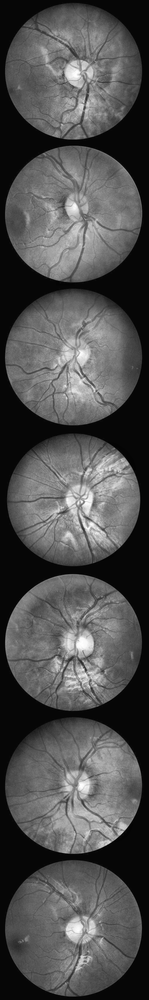
#> input picture test_chase/all_originals.png, 149 x 1000 px, shrunk from 999 x 6720 before the run
$ python -i app_dash.py   (imports and definitions only)
#> lines starting #> are read from the running program, lines starting #| are printed output that depends on the picture; after the words box and inside, x2 and y2 are one past the last pixel; in counts of white or black regions, pixels touching at a corner belong together
#> further down, picture is the input picture: shape (1000, 149, 3); min 0, max 255, mean 80.4
import os
import cv2
import numpy as np
import dash
from dash import dcc, html
from dash.dependencies import Input, Output
import base64

# Image path
path_to_img = '../Classification/RIDB_SEGM/IM000001_1_bin_seg.png'

def load_image():
    img = cv2.imread(path_to_img, cv2.IMREAD_GRAYSCALE)
    return img

def apply_clahe(img):
    clahe = cv2.createCLAHE(clipLimit=2.0, tileGridSize=(8,8))
    return clahe.apply(img)

def apply_gaussian_blur(img):
    return cv2.GaussianBlur(img, (5, 5), 0)

def apply_skeletonization(img):
    size = np.size(img)
#> size = 447000
    skel = np.zeros(img.shape, np.uint8)
    ret, img = cv2.threshold(img, 127, 255, cv2.THRESH_BINARY)
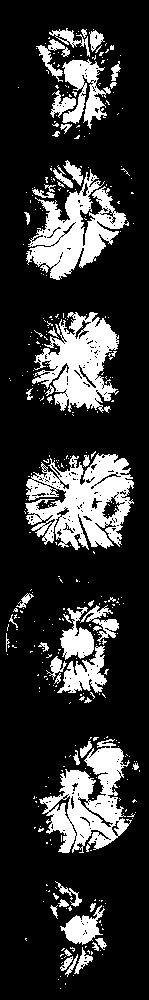
#> img: shape (1000, 149, 3); 20.4% white; 382 white regions (329 under 20 px), largest, box (x1, y1, x2, y2) and area: (25, 453, 134, 550) 6292, (39, 739, 132, 853) 4941, (26, 169, 129, 280) 4778
    element = cv2.getStructuringElement(cv2.MORPH_CROSS, (3,3))
    done = False
    while not done:
        eroded = cv2.erode(img, element)
        temp = cv2.dilate(eroded, element)
        temp = cv2.subtract(img, temp)
        skel = cv2.bitwise_or(skel, temp)
        img = eroded.copy()
        if cv2.countNonZero(img) == 0:
            done = True
#> this loop made 1 pass
#> pass 1, in apply_skeletonization, `eroded = cv2.erode(img, element)`:
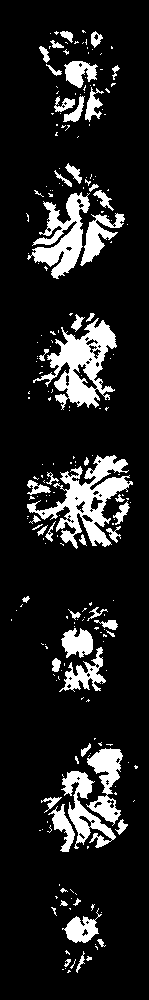
#> eroded: shape (1000, 149, 3); 13.3% white; 231 white regions (179 under 20 px), largest, box (x1, y1, x2, y2) and area: (27, 455, 133, 549) 3381, (33, 318, 117, 410) 3184, (27, 192, 90, 279) 2319
#> pass 1, in apply_skeletonization, `temp = cv2.dilate(eroded, element)`:
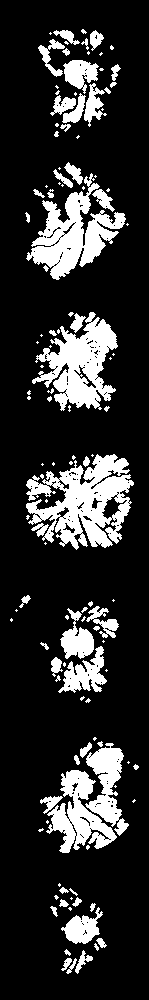
#> temp: shape (1000, 149, 3); 18.2% white; 123 white regions (66 under 20 px), largest, box (x1, y1, x2, y2) and area: (26, 454, 134, 550) 5591, (26, 173, 126, 280) 4181, (32, 312, 118, 411) 4161
#> pass 1, in apply_skeletonization, `temp = cv2.subtract(img, temp)`:
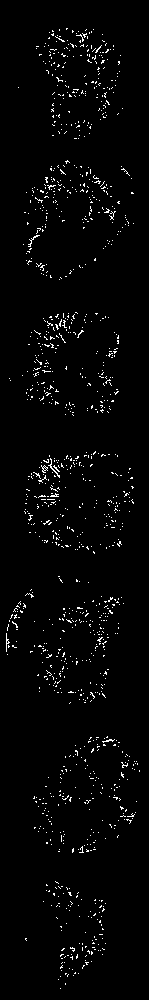
#> temp: shape (1000, 149, 3); 2.2% white in thin lines or dots, all inside (x1, y1, x2, y2) = (6, 28, 140, 989)
    return skel

# [4 lines left out: function encode_image, not called in this run]

# [1 line that did not run here, left out]

# [11 lines left out: function serve_layout, not called in this run]

# [1 line that did not run here, left out]

# [19 lines that did not run here, left out]

# [2 lines not run here, left out]

>>> import cv2
>>> picture = cv2.imread('../test_chase/all_originals.png')
#> (the run stopped early here; a loop or call above may not have finished)

$ run again, on test_chase/sample_input_imgs.png
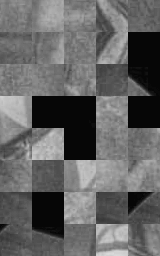
#> input picture test_chase/sample_input_imgs.png, 160 x 256 px
#> picture is the input picture: shape (256, 160, 3); min 6, max 219, mean 99.7
#> size = 122880
#> in apply_skeletonization, `ret, img = cv2.threshold(img, 127, 255, cv2.THRESH_BINARY)`:
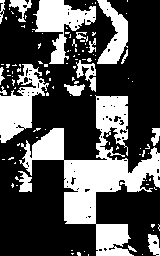
#> img: shape (256, 160, 3); 33% white; 108 white regions (91 under 20 px), largest, box (x1, y1, x2, y2) and area: (19, 95, 160, 256) 7126, (0, 64, 49, 143) 1762, (32, 0, 96, 64) 1725
#> the loop in apply_skeletonization, `while not done:` made 1 pass
#> pass 1, in apply_skeletonization, `temp = cv2.subtract(img, temp)`:
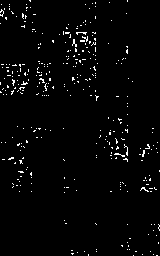
#> temp: shape (256, 160, 3); 2.3% white in thin lines or dots
